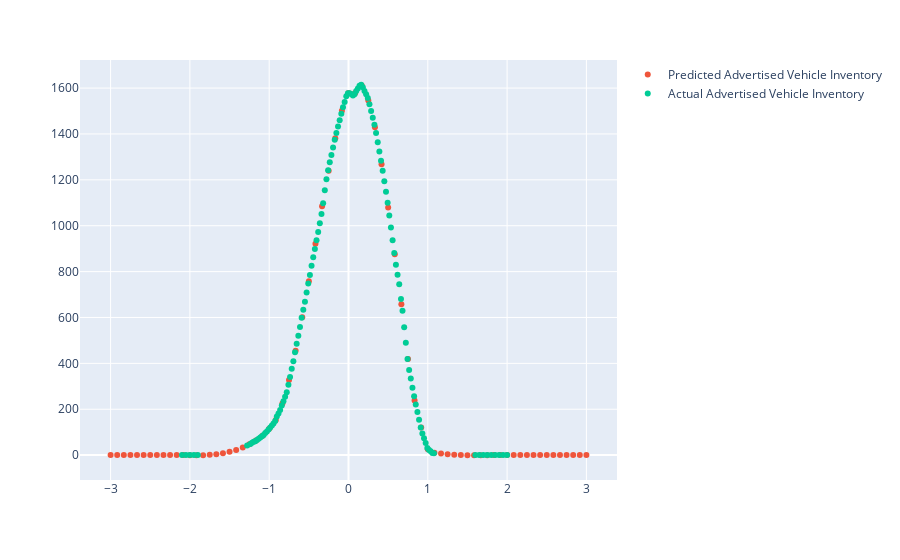

The notebook cell saved with this chart:
### Code cell
a = 36 * (-1.0/12.0)
b = 36 * (1.0/12.0)
step = 1.0/12.0
yr_diffs = np.linspace(a, b, num=int((b - a)/step + 1))

mixed_years_2 = pl.DataFrame(
    data={
        "yr_diff": yr_diffs
    }
)

mixed_years_2 = mixed_years_2.with_columns(
    pl.lit(model_1.predict(X=mixed_years_2.select("yr_diff")).flatten()).alias("predicted_inventory")
)
fig = px.scatter()

fig.add_scatter(
    x=mixed_years_2.select("yr_diff").to_series(),
    y=mixed_years_2.select("predicted_inventory").to_series(),
    mode="markers",
    name="Predicted Advertised Vehicle Inventory"
)

fig.add_scatter(
    x=mixed_years.filter(pl.col("model_year") == 2023).select("yr_diff").collect().to_series(),
    y=mixed_years.filter(pl.col("model_year") == 2023).select("advertised_inventory").collect().to_series(),
    mode="markers",
    name="Actual Advertised Vehicle Inventory"
)

fig.show()
